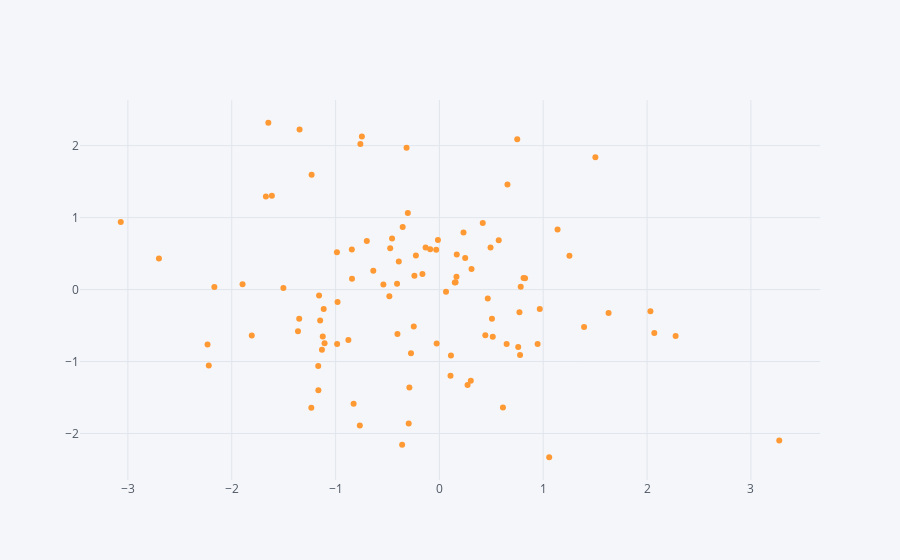

Source (notebook cell):
### Markdown cell above
Using 'cufflinks' and iplot(), we can create the following types of plots as examples:

* scatter
* bar
* box
* spread
* ratio
* heatmap
* surface
* histogram
* bubble

The big difference between the plot() function in the 'matplotlib' library vs. the iplot() function in the 'plotly' package is that the latter allows for interactive features on the plot. Below let's create a scatterplot:

### Code cell
df1.iplot(kind='scatter',x='A',y='B',mode='markers',size=6)
